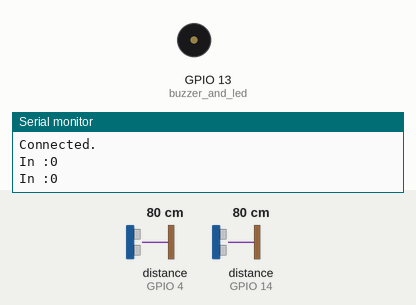
This sketch was run on a simulated ESP32. On the bench: buzzer (waves = sounding), the last lines printed to the serial monitor. The test bench sets the inputs (shaded band); at power-on: distance to the obstacle (sensors on GPIO 4, GPIO 14) 80 cm. The echo pulse lasts 58.3 µs per cm; WiFi joins after 1.5 s; servers stay silent unless stated.

Above: at 10.8 s.
10.9 s: distance to the obstacle (sensor on GPIO 4) set to 55 cm
18.4 s: distance to the obstacle (sensor on GPIO 4) set to 48 cm
At 22.5 s:
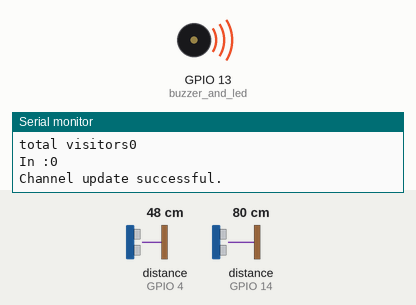
29.8 s: distance to the obstacle (sensor on GPIO 4) set to 60 cm
At 30.5 s:
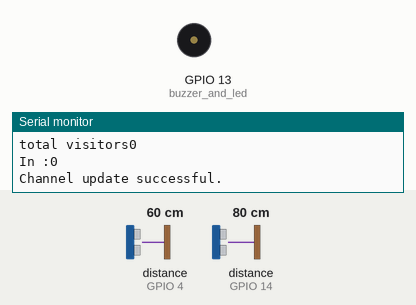
Timing chart, 0 to 32.8 s (numbered marks = the images above; inputs shaded):
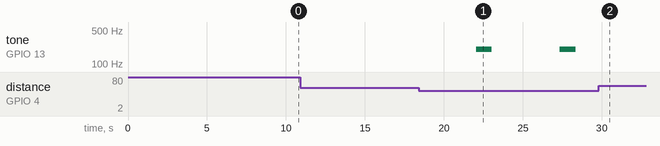

Measured:
- the behaviour switches between 51 and 50 cm on distance to the obstacle (sensor on GPIO 4) (found by bisection; images 0 and 1)
- after the input at 18.4 s, tone on GPIO 13 (buzzer_and_led): alternates 200 Hz for 1.0 s and silent for 4.3 s, starting after 3.6 s
- after the input at 29.8 s, tone on GPIO 13 (buzzer_and_led): stops changing and stays silent

The sketch:

visitor-counter.ino
```cpp
#include <WiFi.h>
#include <ThingSpeak.h> // always include thingspeak header file after other header files and custom macros

#define SECRET_SSID "Wokwi-GUEST"    // replace with your WiFi network name
#define SECRET_PASS "" // replace with your WiFi password

#define SECRET_CH_ID 1917824 // replace 0000000 with your channel number
#define SECRET_WRITE_APIKEY "M1ST8LURDIJYYWKN" // replace XYZ with your channel write API Key

char ssid[] = SECRET_SSID;   // your network SSID (name)
char pass[] = SECRET_PASS;   // your network password
int keyIndex = 0;            // your network key Index number (needed only for WEP)
WiFiClient  client;
unsigned long myChannelNumber = SECRET_CH_ID;
const char * myWriteAPIKey = SECRET_WRITE_APIKEY;

const int TRIG_PIN_IN = 12;
const int ECHO_PIN_IN = 14;

const int TRIG_PIN_OUT = 5;
const int ECHO_PIN_OUT = 4;
long totalVisitors, countIn, countOut;


void setup()
{
  setSensorPin();
  Serial.begin(115200);  //Initialize serial
  while (!Serial) {
    ; // wait for serial port to connect. Needed for Leonardo native USB port only
  }
  WiFi.mode(WIFI_STA);
  ThingSpeak.begin(client);  // Initialize ThingSpeak
}

void loop()
{
  // Connect or reconnect to WiFi
  if (WiFi.status() != WL_CONNECTED)
  {
    Serial.print("Attempting to connect to SSID: ");
    Serial.println(SECRET_SSID);
    while (WiFi.status() != WL_CONNECTED)
    {
      WiFi.begin(ssid, pass); // Connect to WPA/WPA2 network. Change this  line if using open or WEP network
      Serial.print(".");
      delay(5000);
    }
    Serial.println("\nConnected.");
  }

  if (getSensorDataIn()) {
    countIn++;
  }
  Serial.println("In :" + String(countIn));
  delay(2000);

  if (getSensorDataOut()) {
    if (countIn > 0) {
      totalVisitors++;
      countIn--;
    }
    Serial.println("total visitors" + String(totalVisitors));
    Serial.println("In :" + String(countIn));
    digitalWrite(13, HIGH);
    tone(13, 200, 1000);
    // Write to ThingSpeak. There are up to 8 fields in a channel, allowing you to store up to 8 different
    // pieces of information in a channel.  Here, we write to field 1.
    int x = ThingSpeak.writeField(myChannelNumber, 1, totalVisitors, myWriteAPIKey);
    if (x == 200)
    {
      Serial.println("Channel update successful.");
      totalVisitors = 0;
    }
    else
    {
      Serial.println("Problem updating channel. HTTP error code " + String(x));
    }
    // Wait 7 seconds to update the channel again
  }
  delay(2000);
  digitalWrite(13, LOW);
  delay(1000);
}

// setup sensor pin
void setSensorPin() {
  pinMode(13, OUTPUT); //buzzer and led
  pinMode(TRIG_PIN_IN, OUTPUT); // Sets the trigPin as an OUTPUT
  pinMode(ECHO_PIN_IN, INPUT);

  pinMode(TRIG_PIN_OUT, OUTPUT); // Sets the trigPin as an OUTPUT
  pinMode(ECHO_PIN_OUT, INPUT);
}
// get sensor data for in
boolean getSensorDataIn() {
  // Clears the trigPin condition
  digitalWrite(TRIG_PIN_IN, LOW);
  delayMicroseconds(2);
  // Sets the trigPin HIGH (ACTIVE) for 10 microseconds
  digitalWrite(TRIG_PIN_IN, HIGH);
  delayMicroseconds(10);
  digitalWrite(TRIG_PIN_IN, LOW);
  // Reads the echoPin, returns the sound wave travel time in microseconds
  int duration = pulseIn(ECHO_PIN_IN, HIGH);
  // Calculating the distance
  int distanceCm = duration * 0.034 / 2; // Speed of sound wave divided by 2 (go and back)
  // Displays the distance on the Serial Monitor
  // Serial.print("Distance in: ");
  // Serial.print(distanceCm);
  // Serial.println(" cm");
  if (distanceCm > 0 && distanceCm < 50 ) {
    return true;
  }
  return false;
}

// get sensor data for out
boolean getSensorDataOut() {
  // Clears the trigPin condition
  digitalWrite(TRIG_PIN_OUT, LOW);
  delayMicroseconds(2);
  // Sets the trigPin HIGH (ACTIVE) for 10 microseconds
  digitalWrite(TRIG_PIN_OUT, HIGH);
  delayMicroseconds(10);
  digitalWrite(TRIG_PIN_OUT, LOW);
  // Reads the echoPin, returns the sound wave travel time in microseconds
  int duration = pulseIn(ECHO_PIN_OUT, HIGH);
  // Calculating the distance
  int distanceCm = duration * 0.034 / 2; // Speed of sound wave divided by 2 (go and back)
  // Displays the distance on the Serial Monitor
  // Serial.print("Distance out: ");
  // Serial.print(distanceCm);
  // Serial.println(" cm");
  if (distanceCm > 0 && distanceCm < 50 ) {
    return true;
  }
  return false;
}
```
